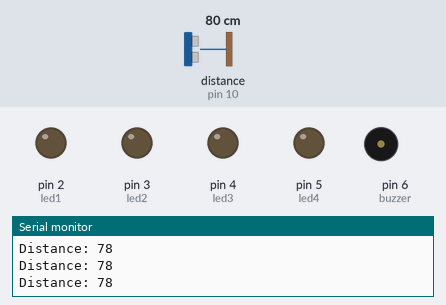
Recording of a sketch running on a simulated Arduino Uno, built with avr-gcc and run on an emulated ATmega328P. Shown: output pins drawn as LEDs (lit = HIGH), buzzer (waves = sounding), the last lines printed to the serial monitor. Wiring (inferred from the names in the program): ultrasonic range finder: trigger pin 9; echo pin 10. The test bench sets the inputs (shaded band); at power-on: distance to the obstacle (sensor on pin 10) 80 cm. The echo pulse lasts 58.3 µs per cm; pins used as bus, display or sensor lines are not drawn.

Above: at 1.2 s.
1.3 s: distance to the obstacle (sensor on pin 10) set to 15 cm
2.8 s: distance to the obstacle (sensor on pin 10) set to 12 cm
At 3.7 s:
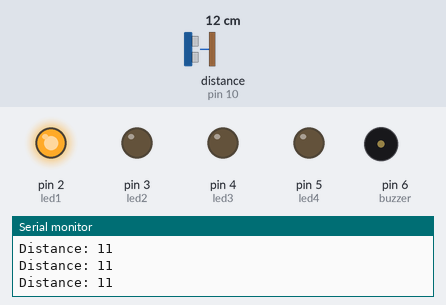
4.3 s: distance to the obstacle (sensor on pin 10) set to 9 cm
At 4.8 s:
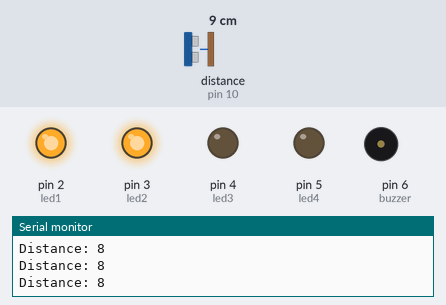
5.8 s: distance to the obstacle (sensor on pin 10) set to 6 cm
At 7.0 s:
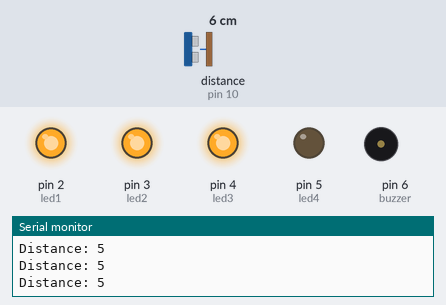
7.3 s: distance to the obstacle (sensor on pin 10) set to 2 cm
At 8.3 s:
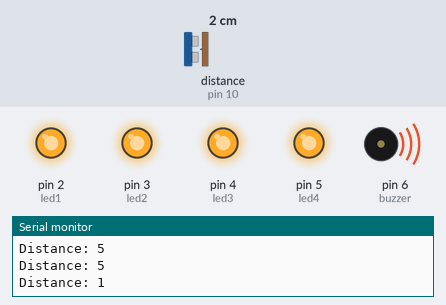
Timing chart, 0 to 11.8 s (numbered marks = the images above; inputs shaded):
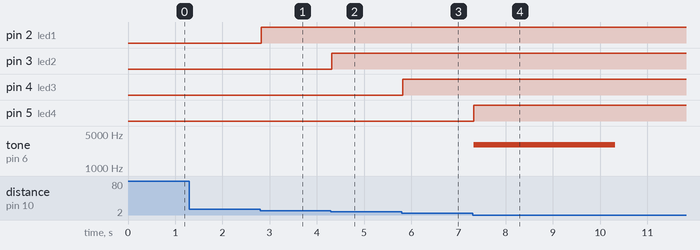

The sketch:

Nano_CODE.ino
```cpp
const int trigPin = 9; // pin on the arduinowhere the trigger pin is connected
const int echoPin = 10;// pin on the arduino where the echo pin is connected
const int led1 = 2; // water level indicator 1
const int led2 = 3; // water level indicator 2
const int led3 = 4; // water level indicator 3
const int led4 = 5;// pin connected to the base of NPN transistor through a resistor for switching the pump ON and off
const int buzzer=6;
long duration; // variable where the the reflection time of the ultrasound is stored
int distance; // variable where the distance of the measured object is stored
void setup()
{
pinMode (led1, OUTPUT);// sets as output
pinMode (led2, OUTPUT);//sets as output
pinMode (led3, OUTPUT);//sets as aoutput
pinMode(led4, OUTPUT);//sets as output
pinMode(trigPin, OUTPUT); // Sets the trigPin as an Output
pinMode(echoPin, INPUT); // Sets the echoPin as an Input
pinMode(buzzer, OUTPUT);
Serial.begin(9600); // Starts the serial communication
}

void loop()
{
// Clears the trigPin
digitalWrite(trigPin, LOW);
delayMicroseconds(2);
// Sets the trigPin on HIGH state for 10 micro seconds
digitalWrite(trigPin, HIGH);
delayMicroseconds(10);
digitalWrite(trigPin, LOW);
// Reads the echoPin, returns the sound wave travel time in microseconds
duration = pulseIn(echoPin, HIGH);
// Calculating the distance
distance= duration*0.034/2;
// Prints the distance on the Serial Monitor
Serial.print("Distance: ");
Serial.println(distance);


if ( distance<=3)// when water has gotten to this level or is less than this level
{
digitalWrite (led1, HIGH);// led1 comes ON and remains ON
digitalWrite (led2, HIGH);
digitalWrite (led3, HIGH);
digitalWrite (led4, HIGH);
tone(buzzer,3000);
delay(3000);
noTone(buzzer);
delay(3000);
}
if (distance>=4&&distance<=6)// when the level of water has gotten to this level
{
digitalWrite(led1, HIGH);// switch ON the Tap
digitalWrite(led2, HIGH);
digitalWrite(led3, HIGH);
digitalWrite(led4, LOW);
}
if ( distance>=7&&distance<=9)// when water has gotten to this level or is less than this level
{
digitalWrite (led1, HIGH);
digitalWrite (led2, HIGH);//switch ON the led2
digitalWrite (led3, LOW);
digitalWrite (led4, LOW);
}
if( distance>=10&&distance<=12)// when water has gotten to this level or is less than this level
{
digitalWrite (led1, HIGH);//switch ON the led3
digitalWrite (led2, LOW);
digitalWrite (led3, LOW);
digitalWrite (led4, LOW);
}
if (distance>12)// when the level of water has gotten to this level
{
digitalWrite(led1,LOW);
digitalWrite(led2,LOW);
digitalWrite(led3,LOW);
digitalWrite(led4,LOW);//led4 goes OF and stays OF
}
}
```

Measured:
- the behaviour switches between 14 and 13 cm on distance to the obstacle (sensor on pin 10) (found by bisection; images 0 and 1)
- the behaviour switches between 11 and 10 cm on distance to the obstacle (sensor on pin 10) (found by bisection; images 1 and 2)
- the behaviour switches between 8 and 7 cm on distance to the obstacle (sensor on pin 10) (found by bisection; images 2 and 3)
- after the input at 2.8 s, pin 2 (led1): LOW → HIGH at once
- after the input at 4.3 s, pin 3 (led2): LOW → HIGH at once
- after the input at 5.8 s, pin 4 (led3): LOW → HIGH at once
- after the input at 7.3 s, pin 5 (led4): LOW → HIGH at once; tone on pin 6 (buzzer): silent → 3000 Hz at once, → silent 3.0 s later
